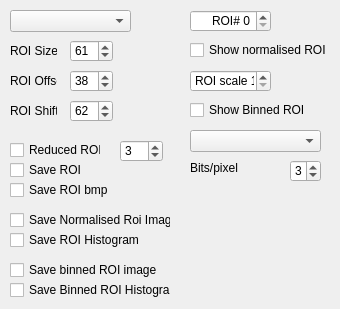
    <widget class="QWidget" name="tab_4">
     <attribute name="title">
      <string>CreateRoi</string>
     </attribute>
     <widget class="QComboBox" name="comboBoxRoiShape">
      <property name="geometry">
       <rect>
        <x>10</x>
        <y>10</y>
        <width>121</width>
        <height>22</height>
       </rect>
      </property>
     </widget>
     <widget class="QSpinBox" name="spinBoxRoiSize">
      <property name="geometry">
       <rect>
        <x>70</x>
        <y>40</y>
        <width>43</width>
        <height>22</height>
       </rect>
      </property>
      <property name="minimum">
       <number>3</number>
      </property>
      <property name="maximum">
       <number>200</number>
      </property>
      <property name="singleStep">
       <number>2</number>
      </property>
      <property name="value">
       <number>61</number>
      </property>
     </widget>
     <widget class="QSpinBox" name="spinBoxRoiOffset">
      <property name="geometry">
       <rect>
        <x>70</x>
        <y>70</y>
        <width>43</width>
        <height>22</height>
       </rect>
      </property>
      <property name="minimum">
       <number>2</number>
      </property>
      <property name="maximum">
       <number>200</number>
      </property>
      <property name="value">
       <number>38</number>
      </property>
     </widget>
     <widget class="QSpinBox" name="spinBoxRoiShift">
      <property name="geometry">
       <rect>
        <x>70</x>
        <y>100</y>
        <width>43</width>
        <height>22</height>
       </rect>
      </property>
      <property name="minimum">
       <number>3</number>
      </property>
      <property name="maximum">
       <number>200</number>
      </property>
      <property name="value">
       <number>62</number>
      </property>
     </widget>
     <widget class="QLabel" name="labelRoiSize">
      <property name="geometry">
       <rect>
        <x>10</x>
        <y>40</y>
        <width>47</width>
        <height>22</height>
       </rect>
      </property>
      <property name="text">
       <string>ROI Size</string>
      </property>
     </widget>
     <widget class="QLabel" name="labelRoiOffset">
      <property name="geometry">
       <rect>
        <x>10</x>
        <y>70</y>
        <width>47</width>
        <height>22</height>
       </rect>
      </property>
      <property name="text">
       <string>ROI Offset</string>
      </property>
     </widget>
     <widget class="QLabel" name="labelRoiShift">
      <property name="geometry">
       <rect>
        <x>10</x>
        <y>100</y>
        <width>47</width>
        <height>22</height>
       </rect>
      </property>
      <property name="text">
       <string>ROI Shift</string>
      </property>
     </widget>
     <widget class="QCheckBox" name="checkBoxSaveRoi">
      <property name="geometry">
       <rect>
        <x>10</x>
        <y>160</y>
        <width>72</width>
        <height>20</height>
       </rect>
      </property>
      <property name="text">
       <string>Save ROI</string>
      </property>
     </widget>
     <widget class="QCheckBox" name="checkBoxReducedROI">
      <property name="geometry">
       <rect>
        <x>10</x>
        <y>140</y>
        <width>91</width>
        <height>20</height>
       </rect>
      </property>
      <property name="text">
       <string>Reduced ROI</string>
      </property>
     </widget>
     <widget class="QSpinBox" name="spinBoxSkipCount">
      <property name="geometry">
       <rect>
        <x>120</x>
        <y>140</y>
        <width>43</width>
        <height>22</height>
       </rect>
      </property>
      <property name="minimum">
       <number>1</number>
      </property>
      <property name="maximum">
       <number>97</number>
      </property>
      <property name="value">
       <number>3</number>
      </property>
     </widget>
     <widget class="QSpinBox" name="spinBoxRoiNr">
      <property name="geometry">
       <rect>
        <x>190</x>
        <y>10</y>
        <width>81</width>
        <height>22</height>
       </rect>
      </property>
      <property name="alignment">
       <set>Qt::AlignRight|Qt::AlignTrailing|Qt::AlignVCenter</set>
      </property>
      <property name="suffix">
       <string/>
      </property>
      <property name="prefix">
       <string>ROI# </string>
      </property>
     </widget>
     <widget class="QCheckBox" name="checkBoxShowNormalisedROI">
      <property name="geometry">
       <rect>
        <x>190</x>
        <y>40</y>
        <width>141</width>
        <height>20</height>
       </rect>
      </property>
      <property name="text">
       <string>Show normalised ROI</string>
      </property>
     </widget>
     <widget class="QDoubleSpinBox" name="doubleSpinBoxROIScale">
      <property name="geometry">
       <rect>
        <x>190</x>
        <y>70</y>
        <width>81</width>
        <height>22</height>
       </rect>
      </property>
      <property name="prefix">
       <string>ROI scale </string>
      </property>
      <property name="decimals">
       <number>0</number>
      </property>
      <property name="minimum">
       <double>1.000000000000000</double>
      </property>
      <property name="maximum">
       <double>5.000000000000000</double>
      </property>
     </widget>
     <widget class="QCheckBox" name="checkBoxSaveNormalisedRoiImage">
      <property name="geometry">
       <rect>
        <x>10</x>
        <y>210</y>
        <width>161</width>
        <height>20</height>
       </rect>
      </property>
      <property name="text">
       <string>Save Normalised Roi Image</string>
      </property>
     </widget>
     <widget class="QCheckBox" name="checkBoxSaveROIbmp">
      <property name="geometry">
       <rect>
        <x>10</x>
        <y>180</y>
        <width>101</width>
        <height>20</height>
       </rect>
      </property>
      <property name="text">
       <string>Save ROI bmp</string>
      </property>
     </widget>
     <widget class="QCheckBox" name="checkBoxSaveRoiHistogram">
      <property name="geometry">
       <rect>
        <x>10</x>
        <y>230</y>
        <width>161</width>
        <height>20</height>
       </rect>
      </property>
      <property name="text">
       <string>Save ROI Histogram</string>
      </property>
     </widget>
     <widget class="QCheckBox" name="checkBoxShowBinedROI">
      <property name="geometry">
       <rect>
        <x>190</x>
        <y>100</y>
        <width>141</width>
        <height>20</height>
       </rect>
      </property>
      <property name="text">
       <string>Show Binned ROI</string>
      </property>
     </widget>
     <widget class="QSpinBox" name="spinBoxROIBitPerPix">
      <property name="geometry">
       <rect>
        <x>290</x>
        <y>160</y>
        <width>31</width>
        <height>22</height>
       </rect>
      </property>
      <property name="alignment">
       <set>Qt::AlignRight|Qt::AlignTrailing|Qt::AlignVCenter</set>
      </property>
      <property name="minimum">
       <number>1</number>
      </property>
      <property name="maximum">
       <number>8</number>
      </property>
      <property name="value">
       <number>3</number>
      </property>
     </widget>
     <widget class="QLabel" name="labelROIBPPIX">
      <property name="geometry">
       <rect>
        <x>190</x>
        <y>160</y>
        <width>81</width>
        <height>16</height>
       </rect>
      </property>
      <property name="text">
       <string>Bits/pixel</string>
      </property>
     </widget>
     <widget class="QComboBox" name="comboBoxROINorm">
      <property name="geometry">
       <rect>
        <x>190</x>
        <y>130</y>
        <width>131</width>
        <height>22</height>
       </rect>
      </property>
     </widget>
     <widget class="QCheckBox" name="checkBoxSaveBinnedROIImage">
      <property name="geometry">
       <rect>
        <x>10</x>
        <y>260</y>
        <width>151</width>
        <height>20</height>
       </rect>
      </property>
      <property name="text">
       <string>Save binned ROI image</string>
      </property>
     </widget>
     <widget class="QCheckBox" name="checkBoxSaveBinnedROIHist">
      <property name="geometry">
       <rect>
        <x>10</x>
        <y>280</y>
        <width>161</width>
        <height>20</height>
       </rect>
      </property>
      <property name="text">
       <string>Save Binned ROI Histogram</string>
      </property>
     </widget>
    </widget>
